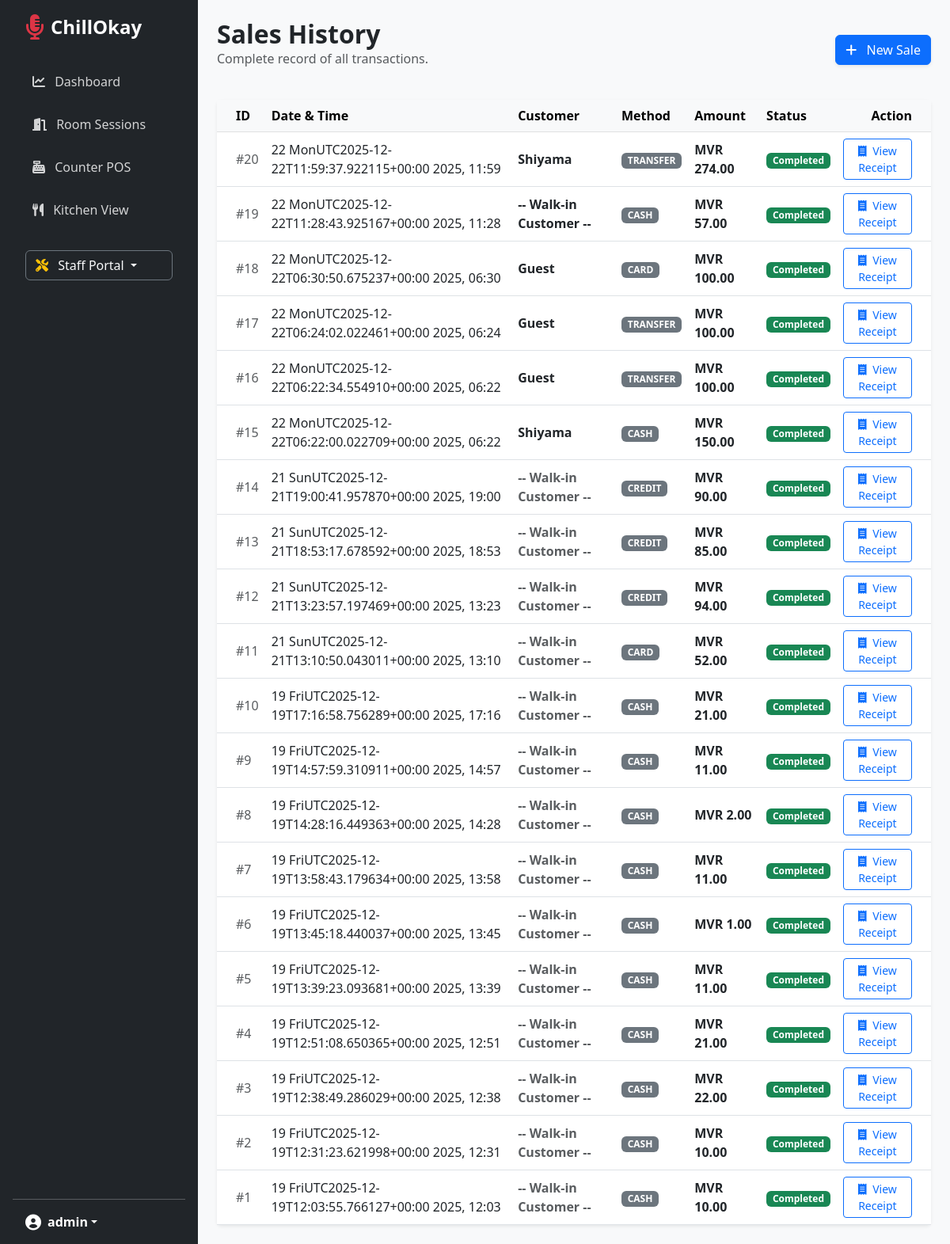
The app's page /karaoke/sales-history/ (signed in), older data.
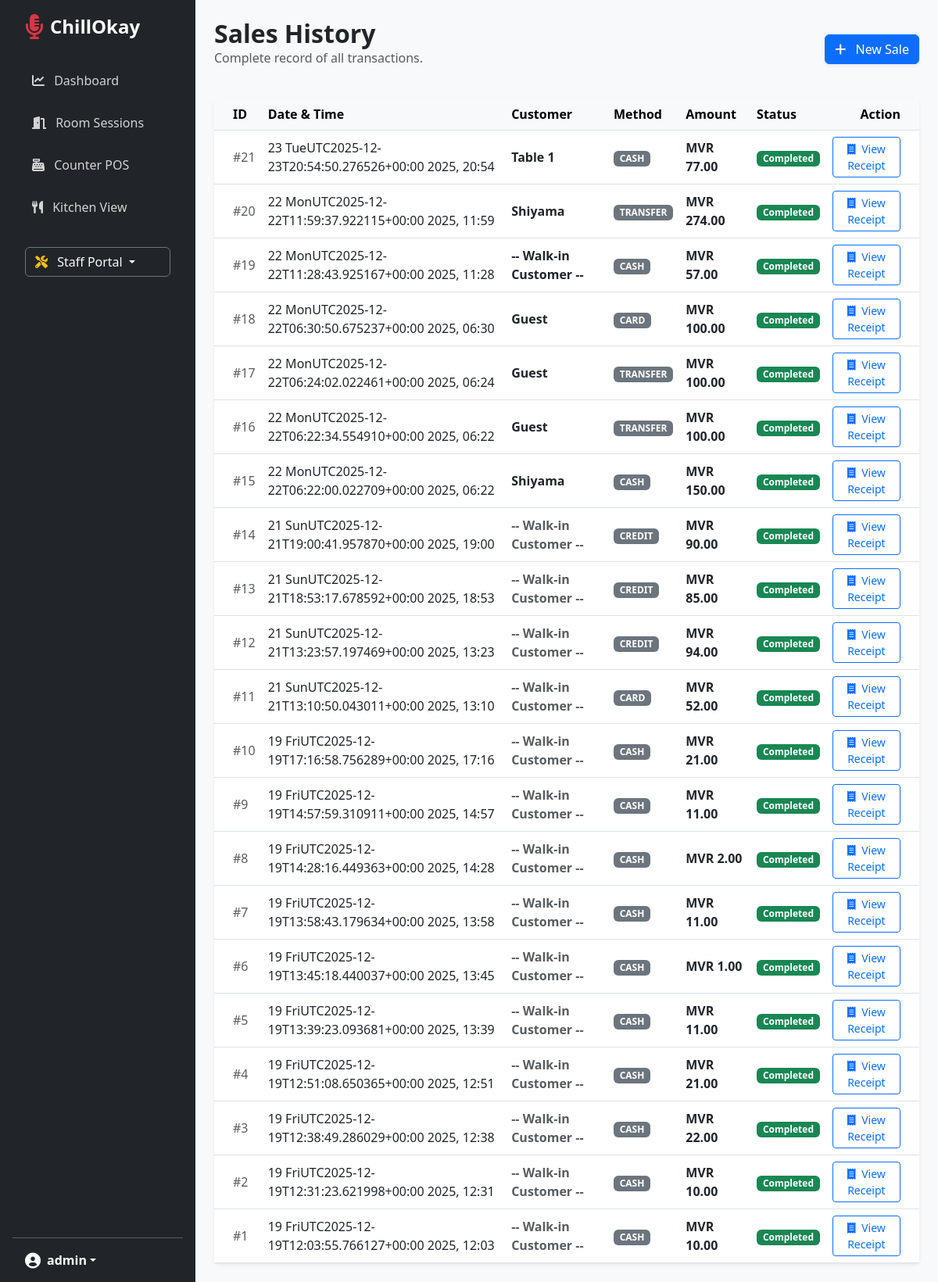
The same page, newer data.
### core/models.py (models this page shows, shortened)
class SaleTransaction(models.Model):
    outlet = models.ForeignKey(Outlet, on_delete=models.CASCADE, related_name='sales', null=True)
    customer = models.ForeignKey(Customer, on_delete=models.SET_NULL, null=True, blank=True)
    date = models.DateTimeField(auto_now_add=True)
    total_amount = models.DecimalField(max_digits=10, decimal_places=2)
    payment_method = models.CharField(max_length=50, default='Cash')
    customer_name = models.CharField(max_length=100, blank=True, null=True)
    status = models.CharField(max_length=20, default='Completed')

### karaoke/views.py (the view)
# urls.py: path('sales-history/', views.sales_history, name='sales_history'),
@login_required
def sales_history(request):
    return render(request, 'karaoke/sales_history.html', {'sales': SaleTransaction.objects.all().order_by('-date')})

### core/multi_tenant.py (called while the page is built, shortened)
def get_user_outlet(user):
    try:
        if hasattr(user, 'employee') and user.employee:
            return user.employee.outlet
    except:
        pass

### karaoke/templates/karaoke/sales_history.html (shortened to what this page needs)
{% extends 'base.html' %}
{% block content %}
<div class="container-fluid p-4">
    <div class="d-flex justify-content-between align-items-center mb-4">
        <div>
            <h2 class="fw-bold mb-0">Sales History</h2>
            <p class="text-muted">Complete record of all transactions.</p>
        </div>
        <a href="{% url 'record_sale' %}" class="btn btn-primary shadow-sm">
            <i class="fas fa-plus me-2"></i> New Sale
        </a>
    </div>
    <div class="card border-0 shadow-sm">
        <div class="table-responsive">
            <table class="table table-hover align-middle mb-0">
                <thead class="table-light">
                    <tr>
                        <th class="ps-4">ID</th>
                        <th>Date & Time</th>
                        <th>Customer</th>
                        <th>Method</th>
                        <th>Amount</th>
                        <th>Status</th>
                        <th class="text-end pe-4">Action</th>
                    </tr>
                </thead>
                <tbody>
                    {% for sale in sales %}
                    <tr>
                        <td class="ps-4 text-muted">#{{ sale.id }}</td>
                        <td>{{ sale.date|date:"d Dec Y, H:i" }}</td>
                        <td>
                            <span class="fw-semibold">
                                {% if sale.customer_name %}
                                    {{ sale.customer_name }}
                                {% elif sale.customer %}
                                    {{ sale.customer.name }}
                                {% else %}
                                    <span class="text-muted">-- Walk-in Customer --</span>
                                {% endif %}
                            </span>
                        </td>
                        <td>
                            <span class="badge bg-secondary text-uppercase">{{ sale.payment_method }}</span>
                        </td>
                        <td><span class="fw-bold">{{ currency|default:"MVR" }} {{ sale.total_amount }}</span></td>
                        <td><span class="badge bg-success">Completed</span></td>
                        <td class="text-end pe-4">
                            <a href="{% url 'receipt_detail' sale.id %}" class="btn btn-sm btn-outline-primary">
                                <i class="fas fa-receipt me-1"></i> View Receipt
                            </a>
                        </td>
                    </tr>
                    {% endfor %}
                </tbody>
            </table>
        </div>
    </div>
</div>
{% endblock %}

### core/templates/base.html (shortened to what this page needs)
<!DOCTYPE html>
<html lang="en">
<head>
    <link href="https://cdn.jsdelivr.net/npm/bootstrap@5.3.0/dist/css/bootstrap.min.css" rel="stylesheet">
    <link rel="stylesheet" href="https://cdnjs.cloudflare.com/ajax/libs/font-awesome/6.0.0/all.min.css">
</head>
<body class="d-flex">
    <nav class="sidebar d-flex flex-column p-3">
        <a href="{% url 'dashboard' %}" class="d-flex align-items-center mb-4 me-md-auto text-white text-decoration-none px-3">
            <i class="fas fa-microphone-alt fa-2x me-2 text-danger"></i>
            <span class="fs-4 fw-bold">ChillOkay</span>
        </a>
        <ul class="nav nav-pills flex-column mb-auto">
            <li class="nav-item">
                <a href="{% url 'dashboard' %}" class="nav-link {% if request.resolver_match.url_name == 'dashboard' %}active{% endif %}">
                    <i class="fas fa-chart-line me-2"></i> Dashboard
                </a>
            </li>
            <li>
                <a href="{% url 'karaoke_list' %}" class="nav-link {% if request.resolver_match.url_name == 'karaoke_list' %}active{% endif %}">
                    <i class="fas fa-door-open me-2"></i> Room Sessions
                </a>
            </li>
            <li>
                <a href="{% url 'record_sale' %}" class="nav-link {% if request.resolver_match.url_name == 'record_sale' %}active{% endif %}">
                    <i class="fas fa-cash-register me-2"></i> Counter POS
                </a>
            </li>
            <li>
                <a href="{% url 'kitchen_view' %}" class="nav-link {% if request.resolver_match.url_name == 'kitchen_view' %}active{% endif %}">
                    <i class="fas fa-utensils me-2"></i> Kitchen View
                </a>
            </li>
            <li class="nav-item dropdown mt-4 px-3">
                <a class="btn btn-outline-light dropdown-toggle w-100 text-start border-secondary" href="#" role="button" data-bs-toggle="dropdown">
                    <i class="fas fa-tools me-2 text-warning"></i> Staff Portal
                </a>
            </li>
        </ul>
        <hr>
        <div class="dropdown px-3">
            <a href="#" class="d-flex align-items-center text-white text-decoration-none dropdown-toggle" data-bs-toggle="dropdown">
                <i class="fas fa-user-circle fa-lg me-2"></i>
                <strong>{{ request.user.username }}</strong>
            </a>
        </div>
    </nav>
    <main class="main-content">
        {% block content %}{% endblock %}
    </main>
</body>
</html>

### core/templates/base.html (style rules this page uses)
body { background-color: #f8f9fa; }
.sidebar { min-width: 250px; max-width: 250px; min-height: 100vh; background: #212529; color: white; transition: all 0.3s; }
.sidebar .nav-link { color: rgba(255,255,255,0.8); border-radius: 5px; margin: 5px 15px; padding: 10px; }
.main-content { width: 100%; }

Row changes from the older to the newer data that the page shows:
added SaleTransaction: id "21", date "23 TueUTC2025-12-23T20:54:50.276526+00:00 2025, 20:54", customer_name "Table 1", payment_method "CASH", currency "MVR", total_amount "77.00"
